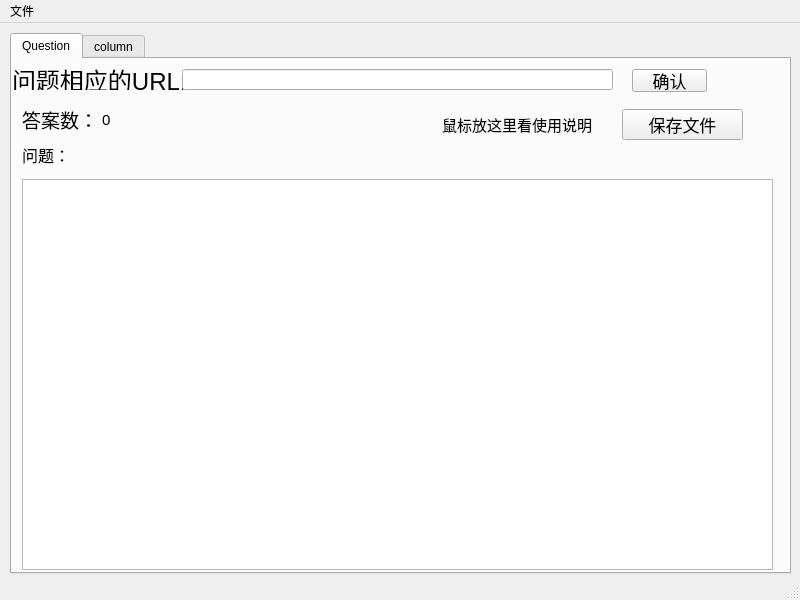
<?xml version="1.0" encoding="UTF-8"?>
<ui version="4.0">
 <class>MainWindow</class>
 <widget class="QMainWindow" name="MainWindow">
  <property name="geometry">
   <rect>
    <x>0</x>
    <y>0</y>
    <width>800</width>
    <height>600</height>
   </rect>
  </property>
  <property name="windowTitle">
   <string>ZhiHu Spider</string>
  </property>
  <widget class="QWidget" name="centralwidget">
   <widget class="QTabWidget" name="tabWidget">
    <property name="geometry">
     <rect>
      <x>10</x>
      <y>10</y>
      <width>781</width>
      <height>541</height>
     </rect>
    </property>
    <property name="currentIndex">
     <number>0</number>
    </property>
    <widget class="QWidget" name="tab_3">
     <attribute name="title">
      <string>Question</string>
     </attribute>
     <widget class="QLabel" name="label">
      <property name="geometry">
       <rect>
        <x>0</x>
        <y>10</y>
        <width>171</width>
        <height>21</height>
       </rect>
      </property>
      <property name="font">
       <font>
        <pointsize>18</pointsize>
       </font>
      </property>
      <property name="text">
       <string>问题相应的URL:</string>
      </property>
     </widget>
     <widget class="QLineEdit" name="A_UrlInput">
      <property name="geometry">
       <rect>
        <x>170</x>
        <y>10</y>
        <width>431</width>
        <height>21</height>
       </rect>
      </property>
      <property name="toolTip">
       <string>&lt;html&gt;&lt;head/&gt;&lt;body&gt;&lt;p&gt;&lt;span style=&quot; color:#ff00ff;&quot;&gt;示例：&lt;/span&gt;&lt;span style=&quot; color:#00ffff;&quot;&gt;https://www.zhihu.com/question/359733368&lt;/span&gt;&lt;/p&gt;&lt;/body&gt;&lt;/html&gt;</string>
      </property>
     </widget>
     <widget class="QPushButton" name="A_Button">
      <property name="geometry">
       <rect>
        <x>620</x>
        <y>10</y>
        <width>75</width>
        <height>23</height>
       </rect>
      </property>
      <property name="font">
       <font>
        <pointsize>13</pointsize>
       </font>
      </property>
      <property name="text">
       <string>确认</string>
      </property>
      <property name="checked">
       <bool>false</bool>
      </property>
     </widget>
     <widget class="QPushButton" name="A_Save_File_Button">
      <property name="geometry">
       <rect>
        <x>610</x>
        <y>50</y>
        <width>121</width>
        <height>31</height>
       </rect>
      </property>
      <property name="font">
       <font>
        <pointsize>13</pointsize>
        <weight>50</weight>
        <bold>false</bold>
       </font>
      </property>
      <property name="text">
       <string>保存文件</string>
      </property>
     </widget>
     <widget class="QLabel" name="label_2">
      <property name="geometry">
       <rect>
        <x>10</x>
        <y>50</y>
        <width>71</width>
        <height>21</height>
       </rect>
      </property>
      <property name="font">
       <font>
        <pointsize>14</pointsize>
       </font>
      </property>
      <property name="text">
       <string>答案数：</string>
      </property>
     </widget>
     <widget class="QLabel" name="A_number">
      <property name="geometry">
       <rect>
        <x>90</x>
        <y>50</y>
        <width>71</width>
        <height>21</height>
       </rect>
      </property>
      <property name="font">
       <font>
        <pointsize>11</pointsize>
       </font>
      </property>
      <property name="text">
       <string>0</string>
      </property>
     </widget>
     <widget class="QListWidget" name="A_list">
      <property name="geometry">
       <rect>
        <x>10</x>
        <y>120</y>
        <width>751</width>
        <height>391</height>
       </rect>
      </property>
     </widget>
     <widget class="QLabel" name="label_3">
      <property name="geometry">
       <rect>
        <x>430</x>
        <y>50</y>
        <width>161</width>
        <height>31</height>
       </rect>
      </property>
      <property name="font">
       <font>
        <pointsize>11</pointsize>
       </font>
      </property>
      <property name="toolTip">
       <string>&lt;html&gt;&lt;head/&gt;&lt;body&gt;&lt;p&gt;&lt;span style=&quot; font-size:12pt; color:#aa0000;&quot;&gt;1、输入问题URL&lt;/span&gt;&lt;/p&gt;&lt;p&gt;&lt;span style=&quot; font-size:12pt; color:#aa007f;&quot;&gt;2、按确认获取问题&lt;/span&gt;&lt;/p&gt;&lt;p&gt;&lt;span style=&quot; font-size:12pt; color:#ff0000;&quot;&gt;3、单击显示问题详情&lt;/span&gt;&lt;/p&gt;&lt;p&gt;&lt;span style=&quot; font-size:12pt; color:#ff007f;&quot;&gt;4、觉得可以就退出选择保存文件&lt;/span&gt;&lt;/p&gt;&lt;/body&gt;&lt;/html&gt;</string>
      </property>
      <property name="text">
       <string>鼠标放这里看使用说明</string>
      </property>
     </widget>
     <widget class="QLabel" name="label_7">
      <property name="geometry">
       <rect>
        <x>10</x>
        <y>80</y>
        <width>61</width>
        <height>31</height>
       </rect>
      </property>
      <property name="font">
       <font>
        <pointsize>12</pointsize>
       </font>
      </property>
      <property name="text">
       <string>问题：</string>
      </property>
     </widget>
     <widget class="QLabel" name="A_title">
      <property name="geometry">
       <rect>
        <x>100</x>
        <y>80</y>
        <width>491</width>
        <height>31</height>
       </rect>
      </property>
      <property name="text">
       <string/>
      </property>
     </widget>
    </widget>
    <widget class="QWidget" name="tab_4">
     <attribute name="title">
      <string>column</string>
     </attribute>
     <widget class="QLabel" name="C_number">
      <property name="geometry">
       <rect>
        <x>220</x>
        <y>50</y>
        <width>71</width>
        <height>21</height>
       </rect>
      </property>
      <property name="font">
       <font>
        <pointsize>11</pointsize>
       </font>
      </property>
      <property name="text">
       <string>0</string>
      </property>
     </widget>
     <widget class="QPushButton" name="C_Button">
      <property name="geometry">
       <rect>
        <x>620</x>
        <y>10</y>
        <width>75</width>
        <height>23</height>
       </rect>
      </property>
      <property name="font">
       <font>
        <pointsize>13</pointsize>
       </font>
      </property>
      <property name="text">
       <string>确认</string>
      </property>
      <property name="checked">
       <bool>false</bool>
      </property>
     </widget>
     <widget class="QLabel" name="label_4">
      <property name="geometry">
       <rect>
        <x>0</x>
        <y>10</y>
        <width>171</width>
        <height>21</height>
       </rect>
      </property>
      <property name="font">
       <font>
        <pointsize>18</pointsize>
       </font>
      </property>
      <property name="text">
       <string>专栏相应的URL:</string>
      </property>
     </widget>
     <widget class="QPushButton" name="C_Save_File_Button">
      <property name="geometry">
       <rect>
        <x>610</x>
        <y>50</y>
        <width>121</width>
        <height>31</height>
       </rect>
      </property>
      <property name="font">
       <font>
        <pointsize>13</pointsize>
        <weight>50</weight>
        <bold>false</bold>
       </font>
      </property>
      <property name="text">
       <string>保存文件</string>
      </property>
     </widget>
     <widget class="QListWidget" name="C_list">
      <property name="geometry">
       <rect>
        <x>10</x>
        <y>120</y>
        <width>751</width>
        <height>391</height>
       </rect>
      </property>
     </widget>
     <widget class="QLineEdit" name="C_UrlInput">
      <property name="geometry">
       <rect>
        <x>170</x>
        <y>10</y>
        <width>431</width>
        <height>21</height>
       </rect>
      </property>
      <property name="toolTip">
       <string>&lt;html&gt;&lt;head/&gt;&lt;body&gt;&lt;p&gt;&lt;span style=&quot; color:#ff00ff;&quot;&gt;示例：&lt;/span&gt;&lt;span style=&quot; color:#00ffff;&quot;&gt;https://www.zhihu.com/column/newsilkroad&lt;/span&gt;&lt;/p&gt;&lt;/body&gt;&lt;/html&gt;</string>
      </property>
     </widget>
     <widget class="QLabel" name="label_5">
      <property name="geometry">
       <rect>
        <x>430</x>
        <y>50</y>
        <width>161</width>
        <height>31</height>
       </rect>
      </property>
      <property name="font">
       <font>
        <pointsize>11</pointsize>
       </font>
      </property>
      <property name="toolTip">
       <string>&lt;html&gt;&lt;head/&gt;&lt;body&gt;&lt;p&gt;&lt;span style=&quot; font-size:12pt; color:#aa0000;&quot;&gt;1、输入问题URL&lt;/span&gt;&lt;/p&gt;&lt;p&gt;&lt;span style=&quot; font-size:12pt; color:#aa007f;&quot;&gt;2、按确认获取问题&lt;/span&gt;&lt;/p&gt;&lt;p&gt;&lt;span style=&quot; font-size:12pt; color:#ff0000;&quot;&gt;3、单击显示问题详情&lt;/span&gt;&lt;/p&gt;&lt;p&gt;&lt;span style=&quot; font-size:12pt; color:#ff007f;&quot;&gt;4、觉得可以就退出选择保存文件&lt;/span&gt;&lt;/p&gt;&lt;/body&gt;&lt;/html&gt;</string>
      </property>
      <property name="text">
       <string>鼠标放这里看使用说明</string>
      </property>
     </widget>
     <widget class="QLabel" name="label_6">
      <property name="geometry">
       <rect>
        <x>10</x>
        <y>50</y>
        <width>191</width>
        <height>21</height>
       </rect>
      </property>
      <property name="font">
       <font>
        <pointsize>14</pointsize>
       </font>
      </property>
      <property name="text">
       <string>该专栏下拥有文章数：</string>
      </property>
     </widget>
     <widget class="QLabel" name="label_8">
      <property name="geometry">
       <rect>
        <x>10</x>
        <y>80</y>
        <width>81</width>
        <height>31</height>
       </rect>
      </property>
      <property name="font">
       <font>
        <pointsize>12</pointsize>
       </font>
      </property>
      <property name="text">
       <string>专题名称：</string>
      </property>
     </widget>
     <widget class="QLabel" name="C_title">
      <property name="geometry">
       <rect>
        <x>100</x>
        <y>80</y>
        <width>631</width>
        <height>31</height>
       </rect>
      </property>
      <property name="text">
       <string/>
      </property>
     </widget>
    </widget>
   </widget>
  </widget>
  <widget class="QMenuBar" name="menubar">
   <property name="geometry">
    <rect>
     <x>0</x>
     <y>0</y>
     <width>800</width>
     <height>23</height>
    </rect>
   </property>
   <widget class="QMenu" name="menu">
    <property name="title">
     <string>文件</string>
    </property>
    <addaction name="exit_action"/>
   </widget>
   <addaction name="menu"/>
  </widget>
  <widget class="QStatusBar" name="statusbar"/>
  <action name="exit_action">
   <property name="text">
    <string>退出</string>
   </property>
  </action>
 </widget>
 <resources/>
 <connections/>
</ui>
